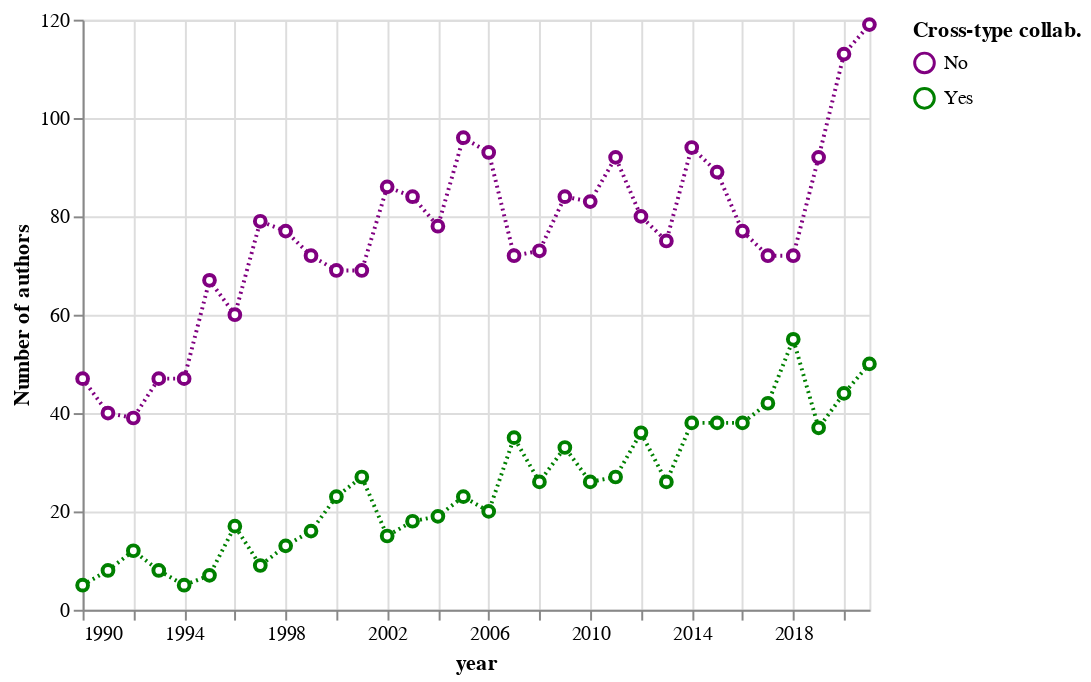

Notebook cell for this chart:
### Code cell
#         scale=alt.Scale(scheme='set1')
cross_type_count = alt.Chart(cross_type).mark_line(
    point={
      "filled": False,
      "fill": "white"
    },
    strokeDash=[1,2]
).encode(
    x = 'year',
    y = alt.Y(
        'count',
        title = 'Number of authors'
    ),
    color = alt.Color(
        'type',
        title = 'Cross-type collab.',
        sort = ['Yes', 'No'],
        scale=alt.Scale(domain=['No', 'Yes'],
                      range=['purple', 'green'])
    ),
)

cross_type_count

### Figure 1 — Vega-Lite specification as saved in the notebook (floating-point values rounded to 4 significant figures)
{"config": {"view": {"continuousWidth": 400, "continuousHeight": 300}}, "data": {"name": "data-6018ed2494c8d8420280e0ef8b3ed4ae"}, "mark": {"type": "line", "point": {"filled": false, "fill": "white"}, "strokeDash": [1, 2]}, "encoding": {"color": {"field": "type", "scale": {"domain": ["No", "Yes"], "range": ["purple", "green"]}, "sort": ["Yes", "No"], "title": "Cross-type collab.", "type": "nominal"}, "x": {"field": "year", "type": "temporal"}, "y": {"field": "count", "title": "Number of authors", "type": "quantitative"}}, "$schema": "https://vega.github.io/schema/vega-lite/v4.17.0.json", "datasets": {"data-6018ed2494c8d8420280e0ef8b3ed4ae": [{"year": "1990-01-01T00:00:00", "type": "No", "count": 47, "ratio": 0.9038}, {"year": "1990-01-01T00:00:00", "type": "Yes", "count": 5, "ratio": 0.09615}, {"year": "1991-01-01T00:00:00", "type": "No", "count": 40, "ratio": 0.8333}, {"year": "1991-01-01T00:00:00", "type": "Yes", "count": 8, "ratio": 0.1667}, {"year": "1992-01-01T00:00:00", "type": "No", "count": 39, "ratio": 0.7647}, {"year": "1992-01-01T00:00:00", "type": "Yes", "count": 12, "ratio": 0.2353}, {"year": "1993-01-01T00:00:00", "type": "No", "count": 47, "ratio": 0.8545}, {"year": "1993-01-01T00:00:00", "type": "Yes", "count": 8, "ratio": 0.1455}, {"year": "1994-01-01T00:00:00", "type": "No", "count": 47, "ratio": 0.9038}, {"year": "1994-01-01T00:00:00", "type": "Yes", "count": 5, "ratio": 0.09615}, {"year": "1995-01-01T00:00:00", "type": "No", "count": 67, "ratio": 0.9054}, {"year": "1995-01-01T00:00:00", "type": "Yes", "count": 7, "ratio": 0.09459}, {"year": "1996-01-01T00:00:00", "type": "No", "count": 60, "ratio": 0.7792}, {"year": "1996-01-01T00:00:00", "type": "Yes", "count": 17, "ratio": 0.2208}, {"year": "1997-01-01T00:00:00", "type": "No", "count": 79, "ratio": 0.8977}, {"year": "1997-01-01T00:00:00", "type": "Yes", "count": 9, "ratio": 0.1023}, {"year": "1998-01-01T00:00:00", "type": "No", "count": 77, "ratio": 0.8556}, {"year": "1998-01-01T00:00:00", "type": "Yes", "count": 13, "ratio": 0.1444}, {"year": "1999-01-01T00:00:00", "type": "No", "count": 72, "ratio": 0.8182}, {"year": "1999-01-01T00:00:00", "type": "Yes", "count": 16, "ratio": 0.1818}, {"year": "2000-01-01T00:00:00", "type": "No", "count": 69, "ratio": 0.75}, {"year": "2000-01-01T00:00:00", "type": "Yes", "count": 23, "ratio": 0.25}, {"year": "2001-01-01T00:00:00", "type": "No", "count": 69, "ratio": 0.7188}, {"year": "2001-01-01T00:00:00", "type": "Yes", "count": 27, "ratio": 0.2812}, {"year": "2002-01-01T00:00:00", "type": "No", "count": 86, "ratio": 0.8515}, {"year": "2002-01-01T00:00:00", "type": "Yes", "count": 15, "ratio": 0.1485}, {"year": "2003-01-01T00:00:00", "type": "No", "count": 84, "ratio": 0.8235}, {"year": "2003-01-01T00:00:00", "type": "Yes", "count": 18, "ratio": 0.1765}, {"year": "2004-01-01T00:00:00", "type": "No", "count": 78, "ratio": 0.8041}, {"year": "2004-01-01T00:00:00", "type": "Yes", "count": 19, "ratio": 0.1959}, {"year": "2005-01-01T00:00:00", "type": "No", "count": 96, "ratio": 0.8067}, {"year": "2005-01-01T00:00:00", "type": "Yes", "count": 23, "ratio": 0.1933}, {"year": "2006-01-01T00:00:00", "type": "No", "count": 93, "ratio": 0.823}, {"year": "2006-01-01T00:00:00", "type": "Yes", "count": 20, "ratio": 0.177}, {"year": "2007-01-01T00:00:00", "type": "No", "count": 72, "ratio": 0.6729}, {"year": "2007-01-01T00:00:00", "type": "Yes", "count": 35, "ratio": 0.3271}, {"year": "2008-01-01T00:00:00", "type": "No", "count": 73, "ratio": 0.7374}, {"year": "2008-01-01T00:00:00", "type": "Yes", "count": 26, "ratio": 0.2626}, {"year": "2009-01-01T00:00:00", "type": "No", "count": 84, "ratio": 0.7179}, {"year": "2009-01-01T00:00:00", "type": "Yes", "count": 33, "ratio": 0.2821}, {"year": "2010-01-01T00:00:00", "type": "No", "count": 83, "ratio": 0.7615}, {"year": "2010-01-01T00:00:00", "type": "Yes", "count": 26, "ratio": 0.2385}, {"year": "2011-01-01T00:00:00", "type": "No", "count": 92, "ratio": 0.7731}, {"year": "2011-01-01T00:00:00", "type": "Yes", "count": 27, "ratio": 0.2269}, {"year": "2012-01-01T00:00:00", "type": "No", "count": 80, "ratio": 0.6897}, {"year": "2012-01-01T00:00:00", "type": "Yes", "count": 36, "ratio": 0.3103}, {"year": "2013-01-01T00:00:00", "type": "No", "count": 75, "ratio": 0.7426}, {"year": "2013-01-01T00:00:00", "type": "Yes", "count": 26, "ratio": 0.2574}, {"year": "2014-01-01T00:00:00", "type": "No", "count": 94, "ratio": 0.7121}, {"year": "2014-01-01T00:00:00", "type": "Yes", "count": 38, "ratio": 0.2879}, {"year": "2015-01-01T00:00:00", "type": "No", "count": 89, "ratio": 0.7008}, {"year": "2015-01-01T00:00:00", "type": "Yes", "count": 38, "ratio": 0.2992}, {"year": "2016-01-01T00:00:00", "type": "No", "count": 77, "ratio": 0.6696}, {"year": "2016-01-01T00:00:00", "type": "Yes", "count": 38, "ratio": 0.3304}, {"year": "2017-01-01T00:00:00", "type": "No", "count": 72, "ratio": 0.6316}, {"year": "2017-01-01T00:00:00", "type": "Yes", "count": 42, "ratio": 0.3684}, {"year": "2018-01-01T00:00:00", "type": "No", "count": 72, "ratio": 0.5669}, {"year": "2018-01-01T00:00:00", "type": "Yes", "count": 55, "ratio": 0.4331}, {"year": "2019-01-01T00:00:00", "type": "No", "count": 92, "ratio": 0.7132}, {"year": "2019-01-01T00:00:00", "type": "Yes", "count": 37, "ratio": 0.2868}, {"year": "2020-01-01T00:00:00", "type": "No", "count": 113, "ratio": 0.7197}, {"year": "2020-01-01T00:00:00", "type": "Yes", "count": 44, "ratio": 0.2803}, {"year": "2021-01-01T00:00:00", "type": "No", "count": 119, "ratio": 0.7041}, {"year": "2021-01-01T00:00:00", "type": "Yes", "count": 50, "ratio": 0.2959}]}}
